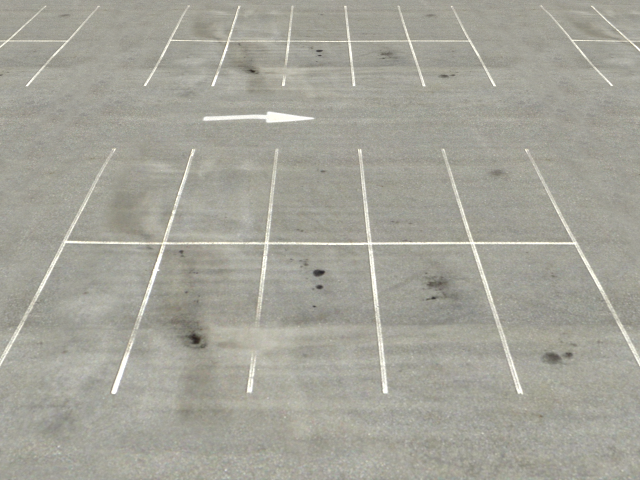
#> input picture WEEK4/hough-transform/images/line.png, 640 x 480 px
$ python hough-transform.py
#> lines starting #> are read from the running program, lines starting #| are printed output that depends on the picture; after the words box and inside, x2 and y2 are one past the last pixel; in counts of white or black regions, pixels touching at a corner belong together
import cv2
import numpy as np

img = cv2.imread('images/line.png')
#> img is the input picture: shape (480, 640, 3); mean B, G, R 153.2, 163.3, 164.3
gray = cv2.cvtColor(img, cv2.COLOR_BGR2GRAY)
blur = cv2.GaussianBlur(gray, (5,5), 10)
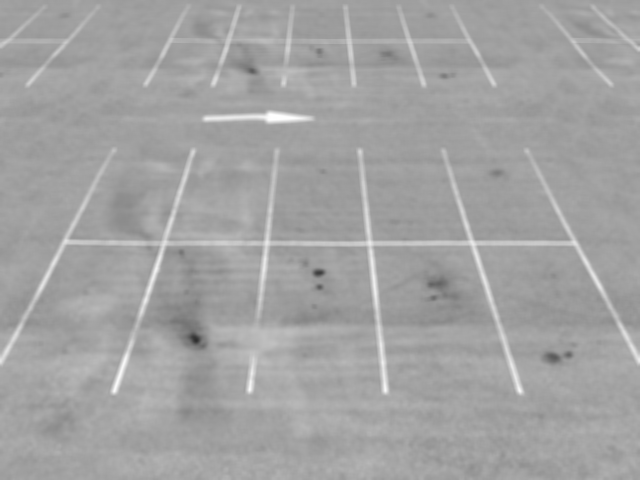
#> blur: shape (480, 640); min 46, max 254, mean 162.5
edges = cv2.Canny(blur, 50, 150, apertureSize=3)
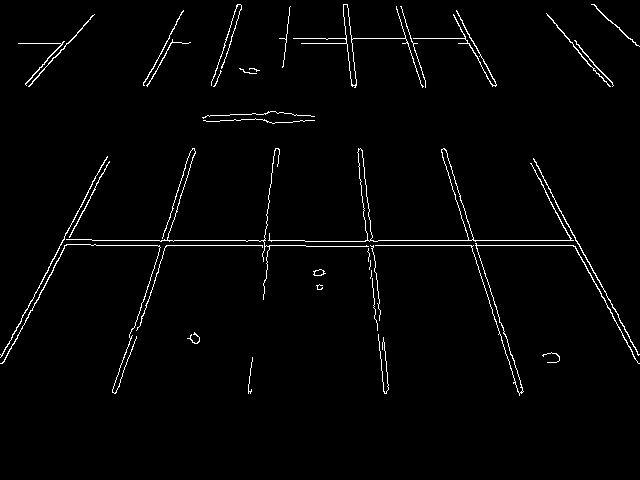
#> edges: shape (480, 640); 2% white in thin lines or dots, all inside (x1, y1, x2, y2) = (0, 4, 640, 396)

lines = cv2.HoughLines(edges, 1.0, np.pi/180, 150)
#> lines = [[240, 1.57], [245, 1.57], [-372, 2.83], [38, 1.57], [247, 1.55], [-340, 3.04], [-345, 3.04], [168, 0.489], [232, 0.314], [-377, 2.83]]


for line in lines:
    for rho, theta in line:
        a = np.cos(theta)
        b = np.sin(theta)
        x0 = a * rho
        y0 = b * rho
        x1 = int(x0 + 1000 * (-b))
        y1 = int(y0 + 1000 * (a))
        x2 = int(x0 - 1000 * (-b))
        y2 = int(y0 - 1000 * (a))
        cv2.line(img, (x1, y1), (x2, y2), (0, 255, 0), 2)
#> this loop made 10 passes
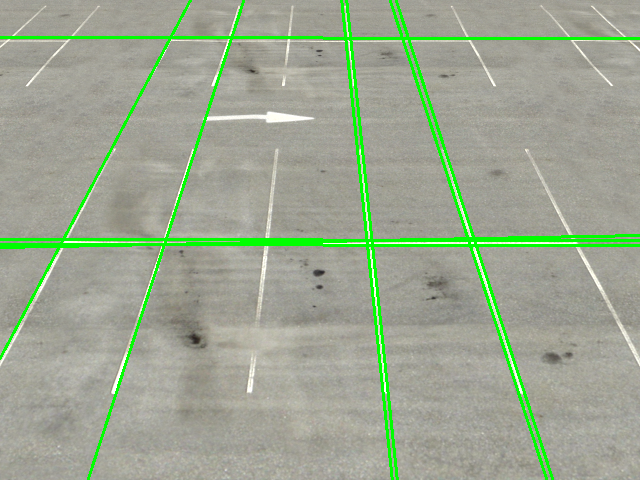
#> img: shape (480, 640, 3); 4.93% of pixels changed, all inside (x1, y1, x2, y2) = (0, 0, 640, 480)

'''
for rho, theta in lines[0]:
    a = np.cos(theta)
    b = np.sin(theta)
    x0 = a * rho
    y0 = b * rho
    x1 = int(x0 + 1000 * (-b))
    y1 = int(y0 + 1000 * (a))
    x2 = int(x0 - 1000 * (-b))
    y2 = int(y0 - 1000 * (a))
    cv2.line(img,(x1,y1),(x2,y2),(0,255,0),2)
'''

cv2.imshow('ResultImage', img)
cv2.waitKey(0)
cv2.destroyAllWindows()
